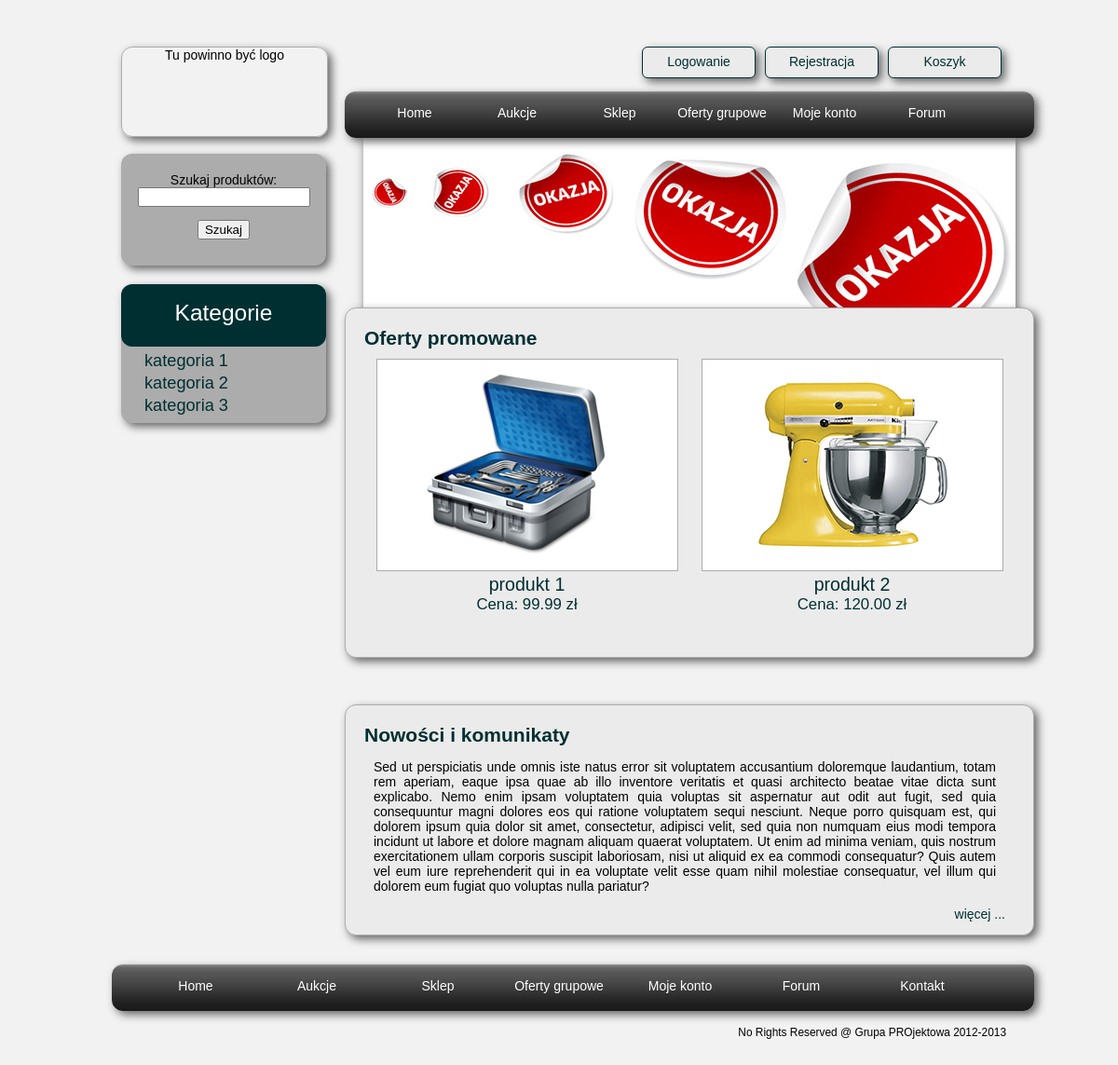
/home/, run on an earlier commit of the app's database.
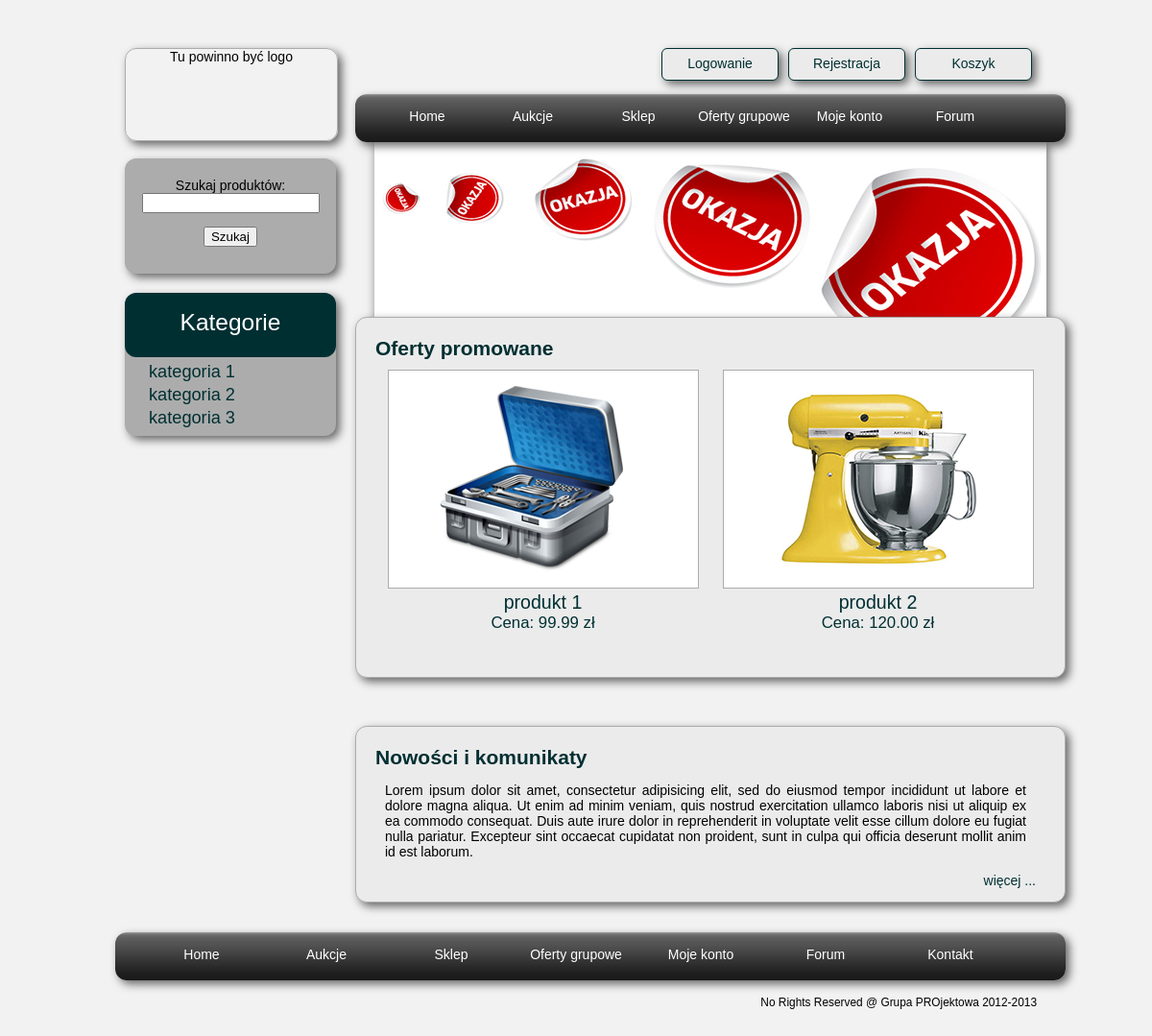
And on a later commit of the database.
### board/models.py (models this page shows, shortened)
class Message(models.Model):
    topic = models.ForeignKey('Topic',related_name='topic')
    submitted_by = models.ForeignKey('core.ShopUser',blank=True,null=True)
    submission_date = models.DateTimeField()
    content = models.TextField()
    score = models.IntegerField(null=True,blank=True)
    prev_message = models.ForeignKey('Message',related_name='prev',blank=True,null=True)
    next_message = models.ForeignKey('Message',related_name='next',blank=True,null=True)

### core/views.py (the view)
# urls.py: url(r'^home/$','core.views.home_page'),
def home_page(request):
    if request.method == "POST":
        form = SearchForm(request.POST)
    else:
        form = SearchForm()
    categories = Category.objects.all()
    products_query = EShopItem.objects.filter(is_on_sale=True)
    products_query = products_query.filter(current_stock__gte=1)
    products = products_query[:2]
    message_query = Message.objects.filter(topic__board__name="news")
    message_query = message_query.filter(topic__title="main")
    message = message_query.order_by("-id")[0]
    return render_to_response("home.html",{'search_form': form, 'categories': categories,
                                           'promotion_items': products, "message": message},
                              context_instance=RequestContext(request))

### core/forms.py
class SearchForm(forms.Form):
    search = forms.CharField(max_length=100)

### templates/home.html (shortened to what this page needs)
{% extends "eshop_base.html" %}
{% block css %}
<link href="{{ STATIC_PREFIX }}css/eshop_base.css" rel="stylesheet" type="text/css"/>
<link href="{{ STATIC_PREFIX }}css/home.css" rel="stylesheet" type="text/css"/>
{% endblock %}
{% block content %}
<div id='advert_banner'>
  <img src="{{ STATIC_PREFIX }}img/banner.png"/>
</div>
<section id='promotion' class="home_item">
  <div id="promotion_title" class="home_title">
    Oferty promowane
  </div>
  {% for item in promotion_items %}
  <div class='promotion_item'>
    <a href="/sklep/{{ item.id }}"><img src="/mymedia/{{ item.base.thumb }}"/></a>
    <div class="promotion_item_name">
      <a href="/sklep/{{ item.id }}">{{ item.base.name }}</a>
    </div>
    <div class="promotion_item_price">
      Cena: {{ item.discount_price }} zł
    </div>
  </div>
  {% endfor %}
  <div class="empty">&nbsp;</div>
</section>
<section id='message_container' class="home_item">
  <div id='news_title' class="home_title">
    Nowości i komunikaty
  </div>
  <div id='message_wrapper'>
    <div id="message_content">
      <p>{{ message.content }}</p>
    </div>
    <div id="news_link">
      <a href='/news/'>więcej ...</a>
    </div>
  </div>
</section>
{% endblock %}

What changed in the data, as far as the page shows it:
changed Message: content "Sed ut perspiciatis unde omnis iste natus error sit voluptatem accusantium doloremque laudantium, totam rem aperiam, eaque ipsa quae ab illo inventore veritatis et quasi architecto beatae vitae dicta sunt explicabo. Nemo enim ipsam voluptatem quia voluptas sit aspernatur aut odit aut fugit, sed quia consequuntur magni dolores eos qui ratione voluptatem sequi nesciunt. Neque porro quisquam est, qui dolorem ipsum quia dolor sit amet, consectetur, adipisci velit, sed quia non numquam eius modi tempora incidunt ut labore et dolore magnam aliquam quaerat voluptatem. Ut enim ad minima veniam, quis nostrum exercitationem ullam corporis suscipit laboriosam, nisi ut aliquid ex ea commodi…" → "Lorem ipsum dolor sit amet, consectetur adipisicing elit, sed do eiusmod tempor incididunt ut labore et dolore magna aliqua. Ut enim ad minim veniam, quis nostrud exercitation ullamco laboris nisi ut aliquip ex ea commodo consequat. Duis aute irure dolor in reprehenderit in voluptate velit esse cillum dolore eu fugiat nulla pariatur. Excepteur sint occaecat cupidatat non proident, sunt in culpa qui officia deserunt mollit anim id est laborum."
